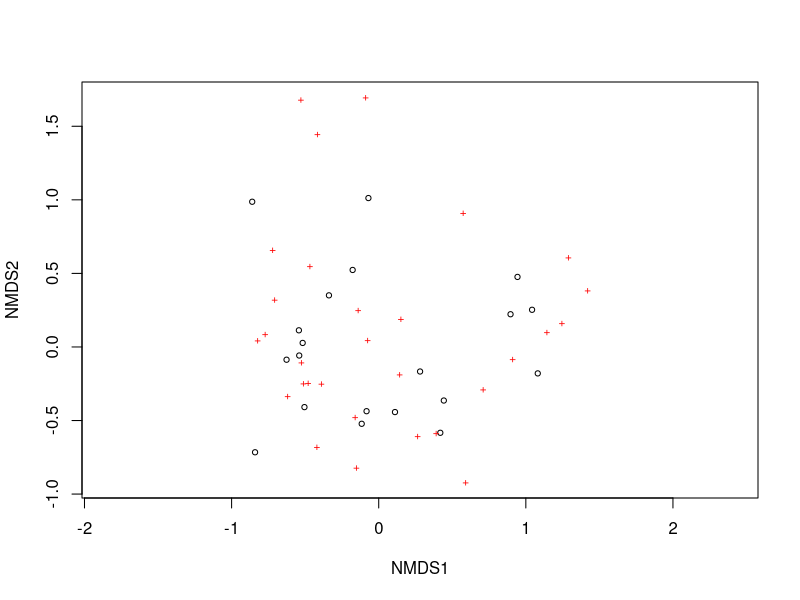
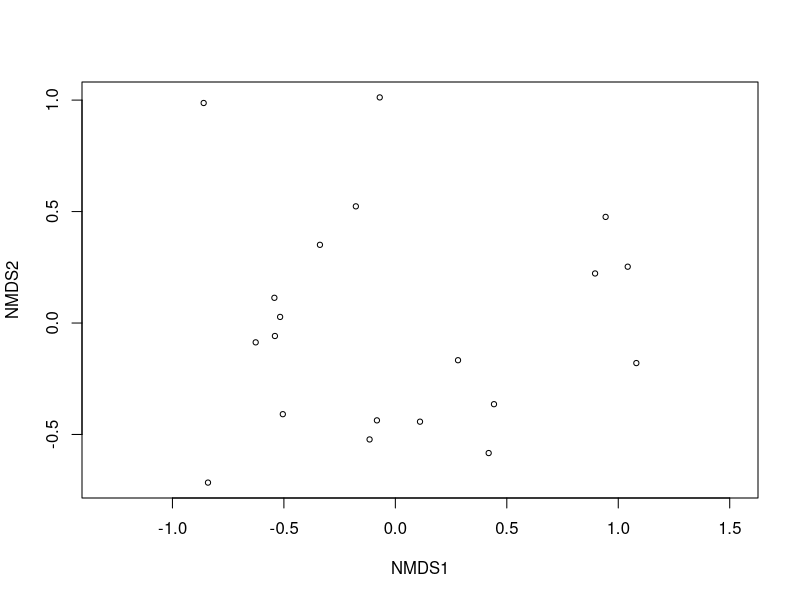
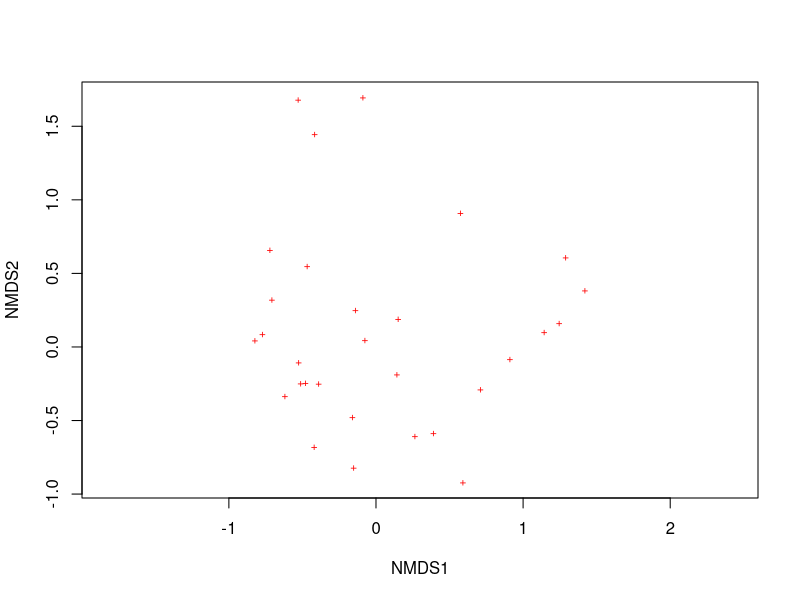
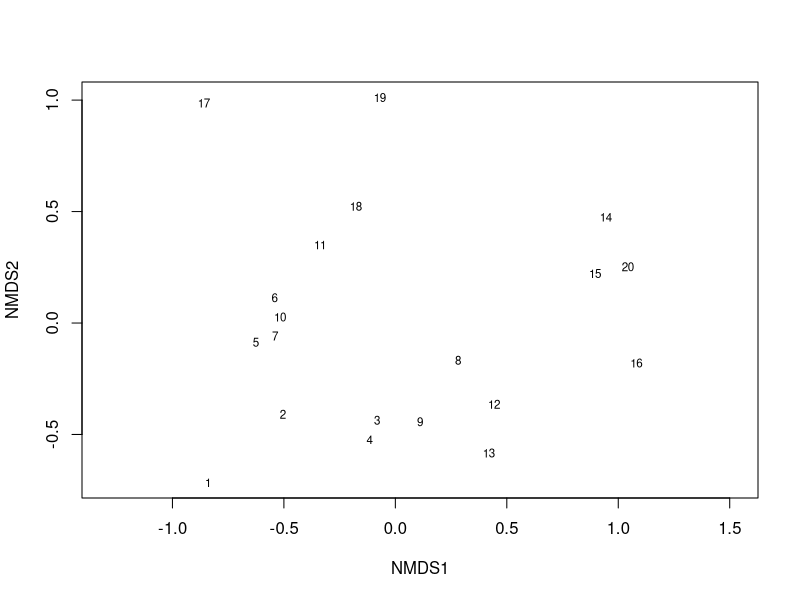
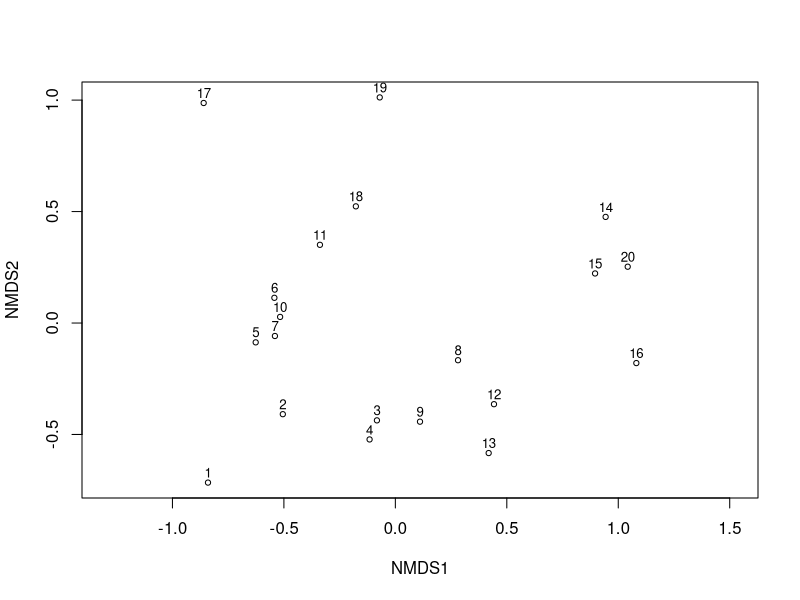
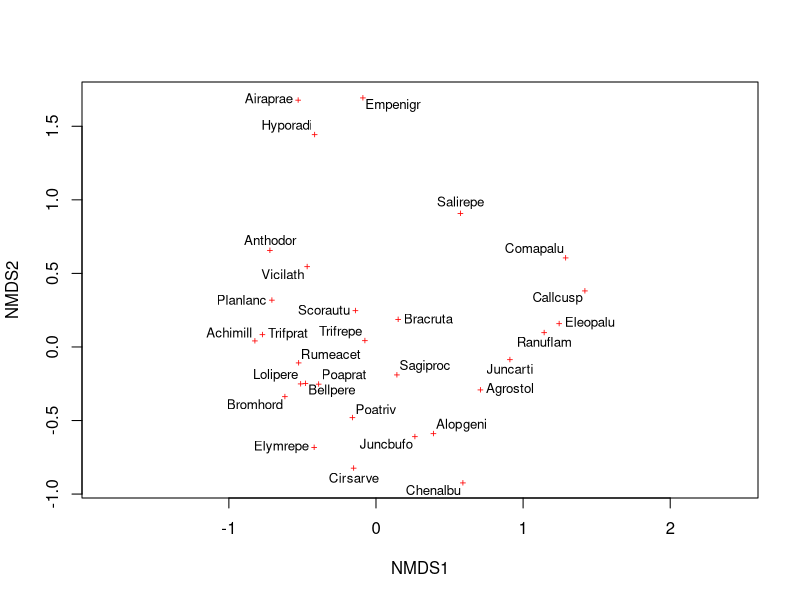
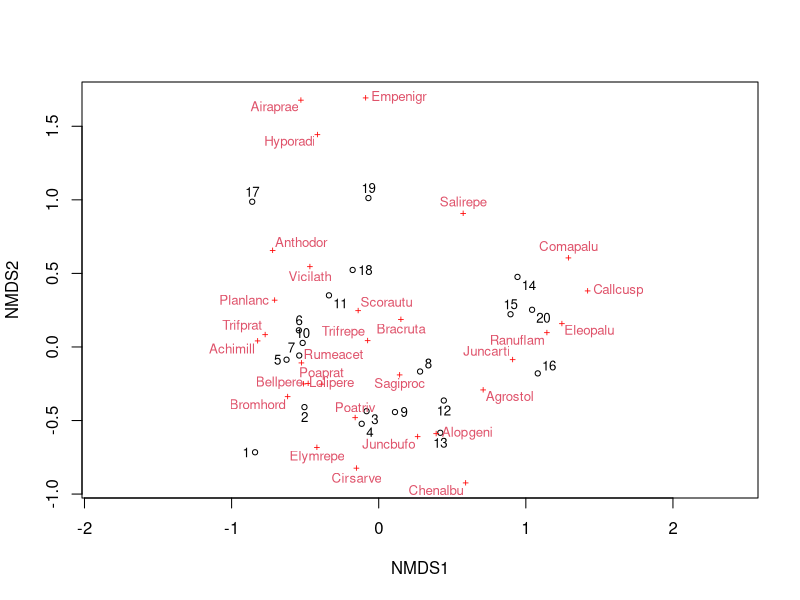
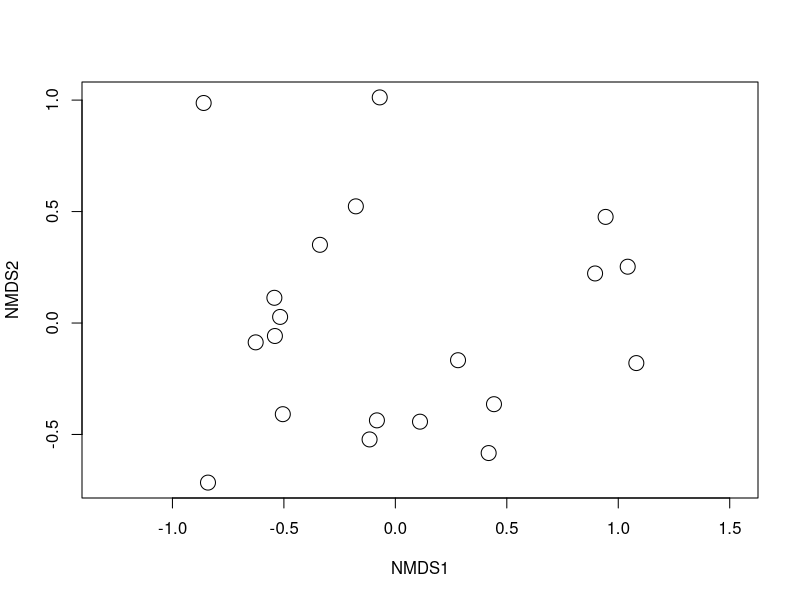

The R source for these figures, in order:
## ---- chunk 1
knitr::opts_chunk$set(comment=NA, fig.align = "center",
                      out.width = "0.7\\linewidth",
                      echo = TRUE, message = TRUE, warning = TRUE,
                      cache = TRUE)
knitr::knit_hooks$set(crop.plot = knitr::hook_pdfcrop)
## ---- chunk 2
library("vegan")
data(varespec)
data(varechem)
## ---- chunk 3
library("vegan")
data(dune)
data(dune.env)
## ---- chunk 4
dim(dune)                               # number of samples, species
head(dune[,1:6])
## ---- chunk 5
head(dune.env, n=3)
summary(dune.env)
## ---- chunk 6
(pca <- rda(dune))
## ---- chunk 7
dune.bray.ord <- metaMDS(dune, distance = "bray", k = 2, trymax = 50)
## ---- chunk 8
plot(dune.bray.ord)
## ---- chunk 9
plot(dune.bray.ord, display = "sites")
## ---- chunk 10
plot(dune.bray.ord, display = "species")
## ---- chunk 11
plot(dune.bray.ord, display = "sites", type = "text")
## ---- chunk 12
plot(dune.bray.ord, display = "sites")
set.seed(314) ## make reproducible
ordipointlabel(dune.bray.ord, display = "sites", scaling = 3, add = TRUE)
## ---- chunk 13
plot(dune.bray.ord, display = "species")
set.seed(314) ## make reproducible
ordipointlabel(dune.bray.ord, display = "species", scaling = 3, add = TRUE)
## ---- chunk 14
plot(dune.bray.ord)
set.seed(314) ## make reproducible
ordipointlabel(dune.bray.ord, scaling = 3, add = TRUE)
## ---- chunk 15
plot(dune.bray.ord, display = "sites", cex=2)
## ---- chunk 16
colors.vec <- c("red", "blue", "orange", "grey")
plot(dune.bray.ord, display = "sites", type = "n")
points(dune.bray.ord, display = "sites", cex=2, pch = 21, 
       col = colors.vec[dune.env$Management], 
       bg = colors.vec[dune.env$Management])
legend("topright", legend = levels(dune.env$Management), bty = "n",
                      col = colors.vec, pch = 21, pt.bg = colors.vec)
## ---- chunk 17
plot(dune.bray.ord, display = "sites", cex=2) # just site points
## ---- chunk 18
plot(dune.bray.ord, display = "sites", cex=2)
ordihull(dune.bray.ord,groups = dune.env$Management, label = TRUE) # convex hulls
## ---- chunk 19
plot(dune.bray.ord, display = "sites", cex=2)
ordihull(dune.bray.ord,groups = dune.env$Management, label = TRUE, col = "blue")
ordispider(dune.bray.ord,groups = dune.env$Management, label = TRUE)
## ---- chunk 20
plot(dune.bray.ord, type = "n")
## ---- chunk 21
plot(dune.bray.ord, type = "n")
points(dune.bray.ord, display = "sites", cex = 2)
## ---- chunk 22
plot(dune.bray.ord, display = "sites", type = "n")
## ---- chunk 23
plot(dune.bray.ord, display = "sites", type = "n")
points(dune.bray.ord, display = "sites", cex = 2)
## ---- chunk 24
plot(dune.bray.ord, display = "sites", type = "n")
points(dune.bray.ord,display = "sites", cex = 2)
ordispider(dune.bray.ord,groups = dune.env$Management, label = TRUE)
## ---- chunk 25
plot(dune.bray.ord, display = "sites", type = "n")
points(dune.bray.ord, display = "sites", cex = 2)
ordiellipse(dune.bray.ord,groups = dune.env$Management, label = TRUE)
## ---- chunk 26
plot(dune.bray.ord, display = "sites", type = "n")
points(dune.bray.ord,display = "sites", cex = 2)
ordisurf(dune.bray.ord,dune.env$A1, add = TRUE)
## ---- chunk 27
dune.bray.ord.A1.fit <- envfit(dune.bray.ord,dune.env$A1, permutations = 1000)
dune.bray.ord.A1.fit
## ---- chunk 28
plot(dune.bray.ord, display = "sites", type = "n")
points(dune.bray.ord,display = "sites", cex = 2)
plot(dune.bray.ord.A1.fit, add = TRUE)
ordisurf(dune.bray.ord,dune.env$A1, add = TRUE)
